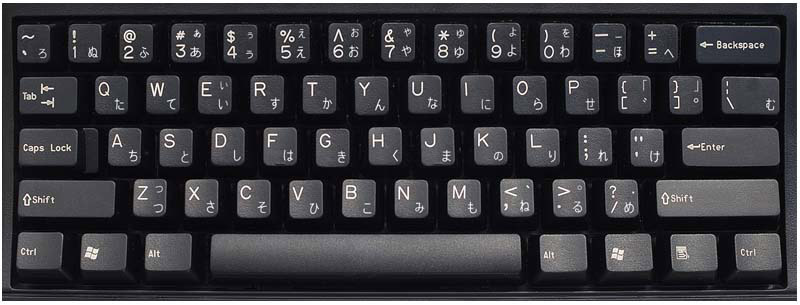
#> input picture Skeletonization/Letters/Image/one.jpg, 800 x 305 px
$ python skeleton.py
#> lines starting #> are read from the running program, lines starting #| are printed output that depends on the picture; after the words box and inside, x2 and y2 are one past the last pixel; in counts of white or black regions, pixels touching at a corner belong together
import cv2
import numpy as np

img = cv2.imread("Image/one.jpg",0)
#> img: shape (305, 800); min 0, max 255, mean 56.2
original = cv2.imread("Image/one.jpg",0)

size = np.size(img)
#> size = 244000
skel = np.zeros(img.shape,np.uint8)

ret,img = cv2.threshold(img,127,255,0)
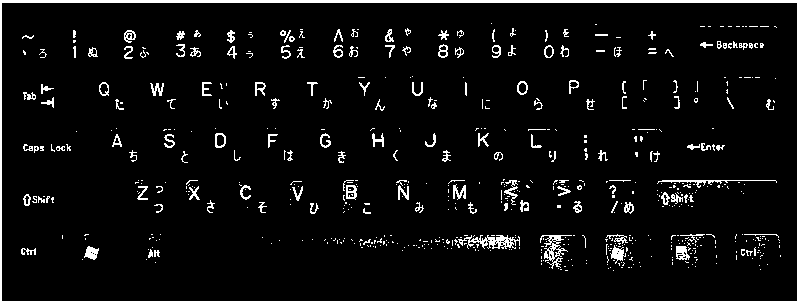
#> img: shape (305, 800); 6.7% white; 621 white regions (475 under 20 px), largest, box (x1, y1, x2, y2) and area: (0, 0, 800, 305) 7090, (458, 235, 520, 249) 413, (540, 235, 572, 269) 350
element = cv2.getStructuringElement(cv2.MORPH_CROSS,(3,3))
done = False

cv2.imwrite('Image/contour.png',img)

while( not done):
    eroded = cv2.erode(img,element)
    temp = cv2.dilate(eroded,element)
    temp = cv2.subtract(img,temp)
    skel = cv2.bitwise_or(skel,temp)
    img = eroded.copy()

    zeros = size - cv2.countNonZero(img)
    if zeros==size:
        done = True
#> this loop made 7 passes
#> zeros on passes 1 to 7: 238011, 241165, 243162, 243987, 243995, 243999, 244000
#> pass 1, `eroded = cv2.erode(img,element)`:
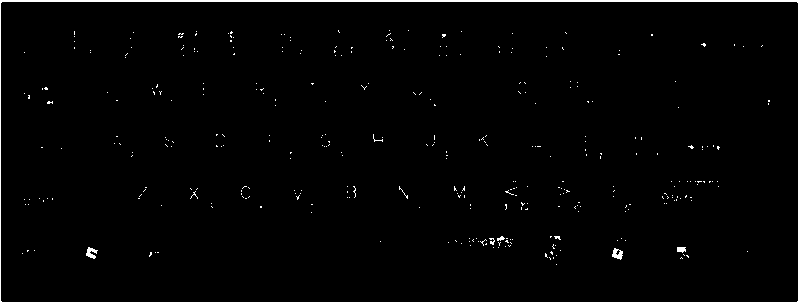
#> eroded: shape (305, 800); 2.5% white; 344 white regions (338 under 20 px), largest, box (x1, y1, x2, y2) and area: (0, 0, 800, 305) 4904, (612, 248, 623, 260) 80, (86, 247, 98, 259) 79, (677, 247, 686, 253) 44, (497, 236, 505, 241) 24, (489, 238, 495, 245) 23
#> pass 1, `temp = cv2.dilate(eroded,element)`:
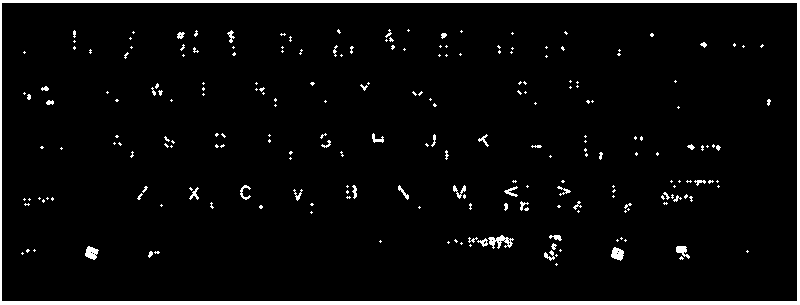
#> temp: shape (305, 800); 4.3% white; 225 white regions (182 under 20 px), largest, box (x1, y1, x2, y2) and area: (0, 0, 800, 305) 7090, (488, 235, 514, 249) 173, (85, 246, 99, 260) 126
#> pass 1, `temp = cv2.subtract(img,temp)`:
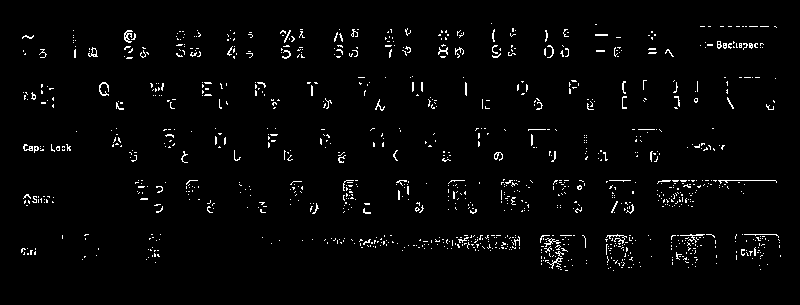
#> temp: shape (305, 800); 2.4% white in thin lines or dots, all inside (x1, y1, x2, y2) = (21, 23, 781, 271)
#> pass 2, `eroded = cv2.erode(img,element)`:
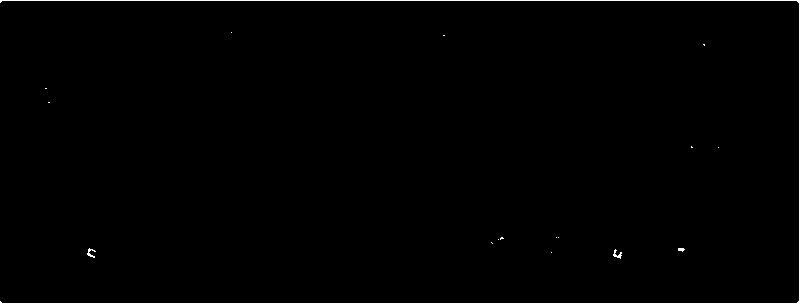
#> eroded: shape (305, 800); 1.2% white; 17 white regions (13 under 20 px), largest, box (x1, y1, x2, y2) and area: (0, 0, 800, 305) 2714, (613, 249, 622, 259) 38, (87, 248, 96, 258) 36, (678, 248, 685, 252) 20
#> after the loop: eroded: shape (305, 800); every value is 0
#> after the loop:
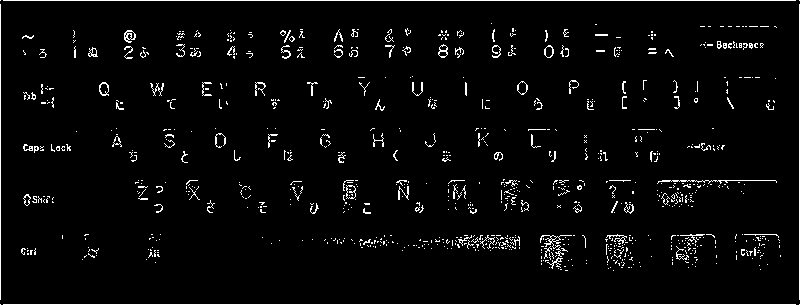
#> skel: shape (305, 800); 3.7% white in thin lines or dots


cv2.imshow('Original Image',original)

cv2.waitKey(0)
cv2.destroyAllWindows()
cv2.waitKey(1)

cv2.imshow("Skel",skel)
cv2.waitKey(0)
cv2.destroyAllWindows()
cv2.waitKey(1)

#Reference http://opencvpython.blogspot.jp/2012/05/skeletonization-using-opencv-python.html

$ run again, with Skeletonization/Letters/Image/two.png saved as Skeletonization/Letters/Image/one.jpg
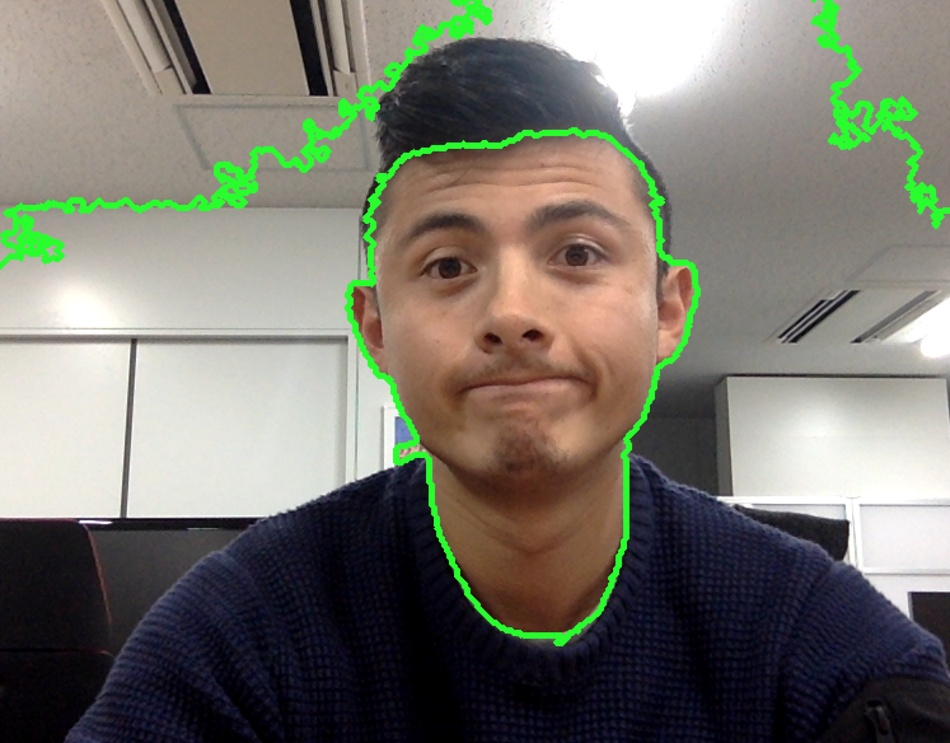
#> input picture Skeletonization/Letters/Image/two.png, 950 x 743 px, shrunk from 1494 x 1168 before the run
#> size = 705850
#> `ret,img = cv2.threshold(img,127,255,0)`:
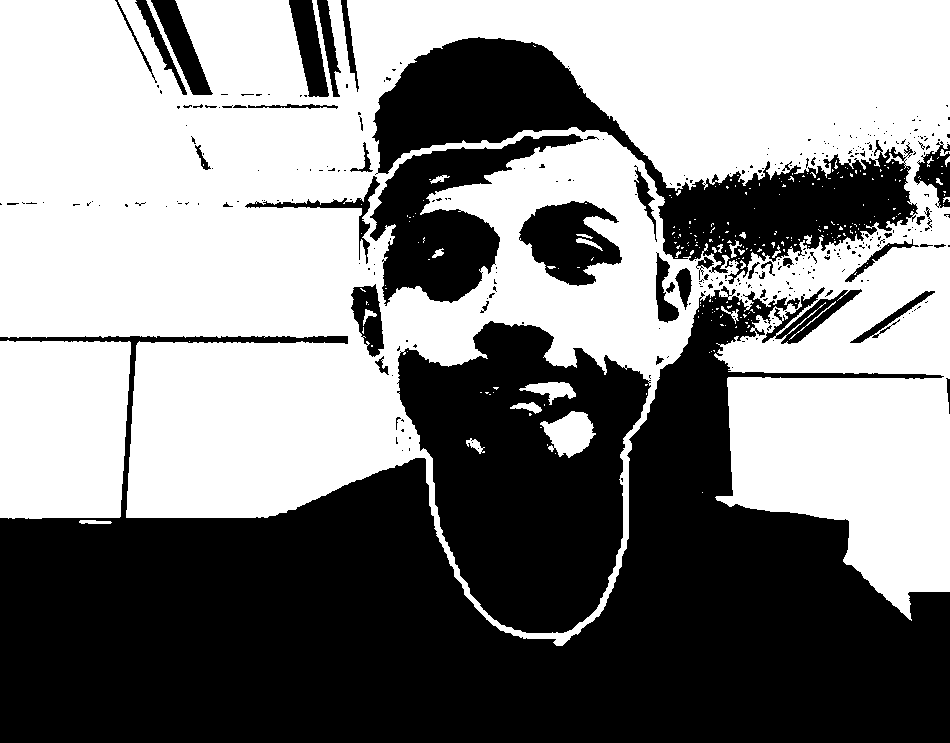
#> img: shape (743, 950); 51.9% white; 341 black regions (289 under 20 px), largest, box (x1, y1, x2, y2) and area: (0, 286, 950, 743) 214821, (397, 321, 651, 633) 49527, (372, 37, 918, 284) 37965
#> the loop `while( not done):` made 182 passes
#> zeros on passes 1 to 3: 356640, 371477, 384698
#> after the loop `while( not done):`:
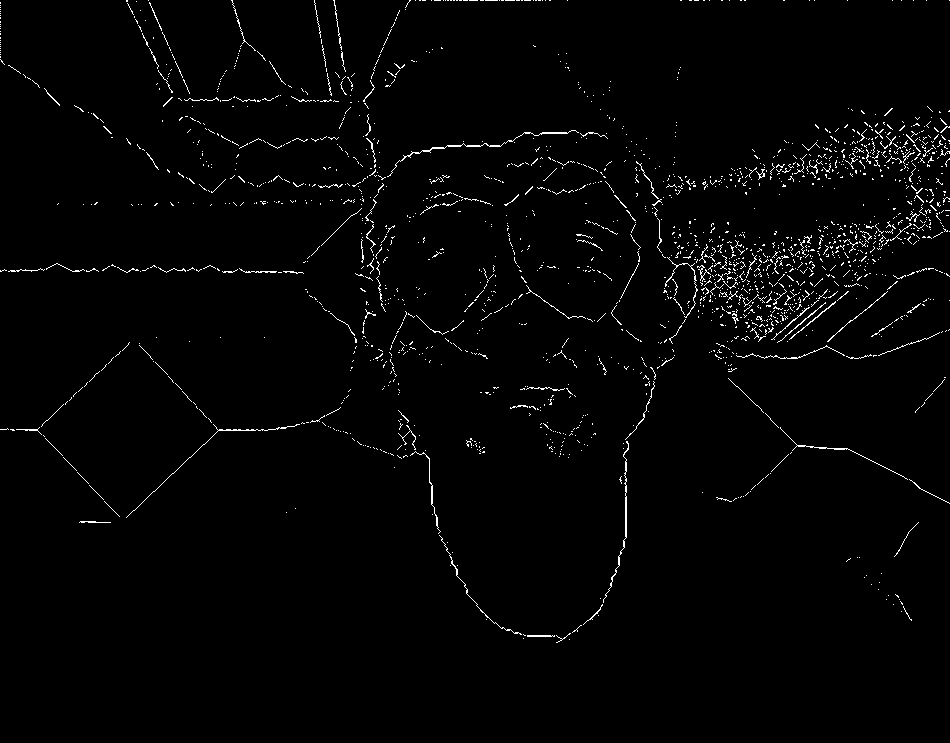
#> skel: shape (743, 950); 1.7% white in thin lines or dots, all inside (x1, y1, x2, y2) = (0, 0, 950, 643)
